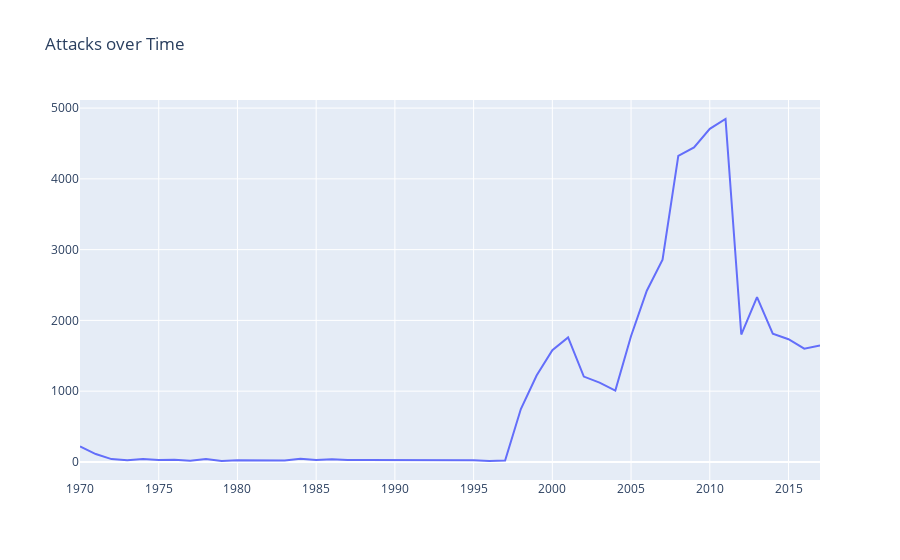

The notebook cell this image was saved under:
### Code cell
# country_counts_for_year = data['Country'].value_counts().reset_index()
# country_counts_for_year.columns = ['Country', 'Attack Count']

# sns.lineplot(data,x=data['Year'],y=data['Country'].value_counts())

yearly_counts = data['Year'].value_counts().sort_index()

fig = go.Figure([go.Scatter(x=yearly_counts.index, y=yearly_counts.values)])
fig.update_layout(title = 'Attacks over Time')
fig.show()

### Figure 1 — Plotly figure (JSON) as saved in the notebook; plotly's stock layout.template omitted (floating-point values rounded to 4 significant figures)
{"data": [{"type": "scatter", "x": [1970, 1971, 1972, 1973, 1974, 1975, 1976, 1977, 1978, 1979, 1980, 1981, 1982, 1983, 1984, 1985, 1986, 1987, 1988, 1989, 1990, 1991, 1992, 1994, 1995, 1996, 1997, 1998, 1999, 2000, 2001, 2002, 2003, 2004, 2005, 2006, 2007, 2008, 2009, 2010, 2011, 2012, 2013, 2014, 2015, 2016, 2017], "y": [219, 111, 40, 25, 40, 26, 30, 18, 41, 13, 23, 22, 27, 20, 46, 26, 37, 27, 28, 29, 27, 28, 28, 34, 25, 13, 20, 747, 1221, 1579, 1760, 1206, 1120, 1008, 1780, 2419, 2857, 4324, 4444, 4707, 4846, 1800, 2329, 1813, 1734, 1601, 1647]}], "layout": {"title": {"text": "Attacks over Time"}}}
